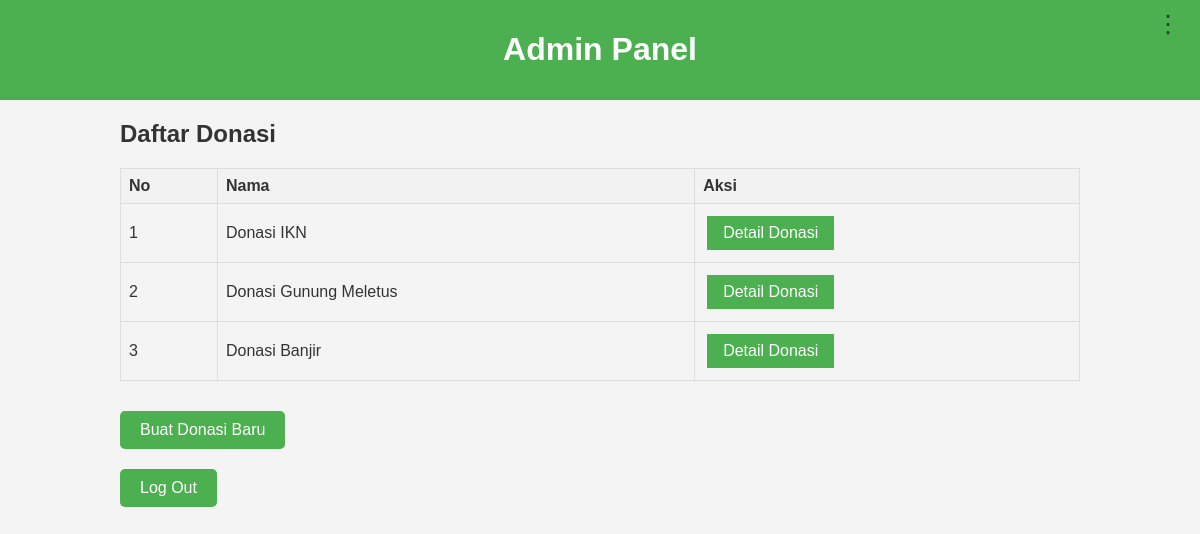
The app's page /proyek/admin_panel.php (signed in) with its own data.
### tables this page shows
CREATE TABLE `donasi` (
  `id` int(11) NOT NULL,
  `nama` varchar(255) NOT NULL,
  `user_id` int(11) NOT NULL
);

### proyek/admin_panel.php (the view, shortened to what this page needs)
<?php
include('db_connection.php');
$sql = "SELECT * FROM donasi ORDER BY id DESC";
$result = $conn->query($sql);
?>
<!DOCTYPE html>
<html lang="en">
<head>
    <link rel="stylesheet" href="style.css">
</head>
<body>
    <header>
        <h1>Admin Panel</h1>
    </header>
    <div class="container">
        <h2>Daftar Donasi</h2>
        <table>
            <tr>
                <th>No</th>
                <th>Nama</th>
                <th>Aksi</th>
            </tr>
            <?php $i=1; while ($row = $result->fetch_assoc()): ?>
            <tr>
                <td><?php echo $i; ?></td>
                <td><?php echo $row['nama']; ?></td>
                <td><a href="detail_donasi_admin.php?id=<?php echo $row['id']; ?>" class="btn" style="background-color: #4CAF50;">Detail Donasi</a></td>
            </tr>
            <?php $i++; endwhile; ?>
        </table>
    </div>
    <div class="container">
        <a href="buatdonasi.php" class="btn btn-buat">Buat Donasi Baru</a>
    </div>
    <div class="container">
        <a href="logout.php" class="btn btn-logout">Log Out</a>
    </div>
    <div class="menu">
        <div class="menu-icon" onclick="toggleMenu()">
            &#x22EE;
        </div>
    </div>
</body>
</html>

### proyek/style.css (style rules this page uses)
body { font-family: Arial, sans-serif; margin: 0; padding: 0; background-color: #f4f4f4; color: #333; }
header { background-color: #4CAF50; color: white; padding: 10px 0; text-align: center; position: relative; }
.menu { position: absolute; top: 10px; right: 20px; }
.menu-icon { font-size: 24px; cursor: pointer; }
.container { width: 80%; margin: auto; overflow: hidden; }
table { width: 100%; margin: 20px 0; border-collapse: collapse; }
table, th, td { border: 1px solid #ddd; padding: 8px; }
th { background-color: #f2f2f2; text-align: left; }
a { color: white; }
.btn { padding: 8px 16px; text-decoration: none; margin: 4px; display: inline-block; transition: background-color .3s; color: white; }
.btn-buat { display: inline-block; padding: 10px 20px; margin: 10px 0; background-color: #4CAF50; color: white; text-align: center; text-decoration: none; border-radius: 5px; border: none; cursor: pointer; transition: background-color 0.3s ease; }
.btn-logout { display: inline-block; padding: 10px 20px; margin: 10px 0; background-color: #4CAF50; color: white; text-align: center; text-decoration: none; border-radius: 5px; border: none; cursor: pointer; transition: background-color 0.3s ease; }

### records on screen
donasi: nama "Donasi IKN"
donasi: nama "Donasi Gunung Meletus"
donasi: nama "Donasi Banjir"
